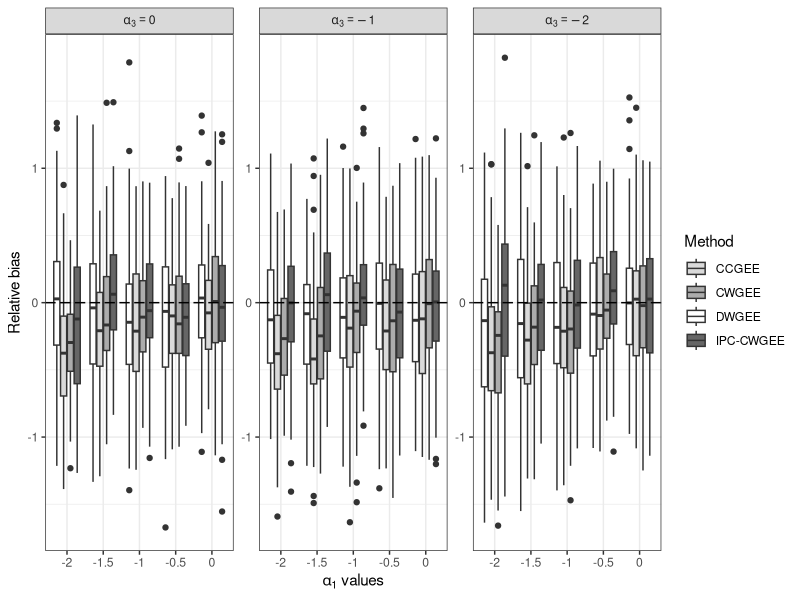

R code for this plot:
## ---- chunk 1
library(here)
allscens <- read.table(here("data", "allscens.txt"), header = TRUE)
## ---- chunk 2
library(ggplot2)

themin <- min(allscens$value)
themax <- max(allscens$value)

# create labels for the factor variable
allscens$varlab <- factor(allscens$var, levels = c("alpha30", "alpha3-1", "alpha3-2"),
                          ordered = TRUE, labels=c("alpha[3] == 0", "alpha[3] == -1", "alpha[3] == -2"))

allscens$xnum <- factor(allscens$truth, levels = c("-2","-1.5","-1","-0.5","0"))

p <- ggplot(allscens, aes(x=xnum, y=value, fill=variable)) + 
  geom_boxplot() + 
  geom_hline(yintercept = 0, linetype = "longdash") +
  # bquote can also be used to mix special characters and text
  labs(y = "Relative bias", x =  bquote(alpha[1]~values)) + 
  theme_bw() +
  facet_wrap(~ varlab, scales = "free", labeller = label_parsed) +
  scale_fill_grey(start = 1, end = 0.4, 
                  name="Method",
                  breaks=c("ccbeta3relbias", "cwbeta3relbias", "bbdcwbeta3relbias", "rrzcwbeta3relbias"),
                  labels=c("CCGEE", "CWGEE", "DWGEE", "IPC-CWGEE")) +
  scale_y_continuous(limits = c(themin, themax)) 
p
